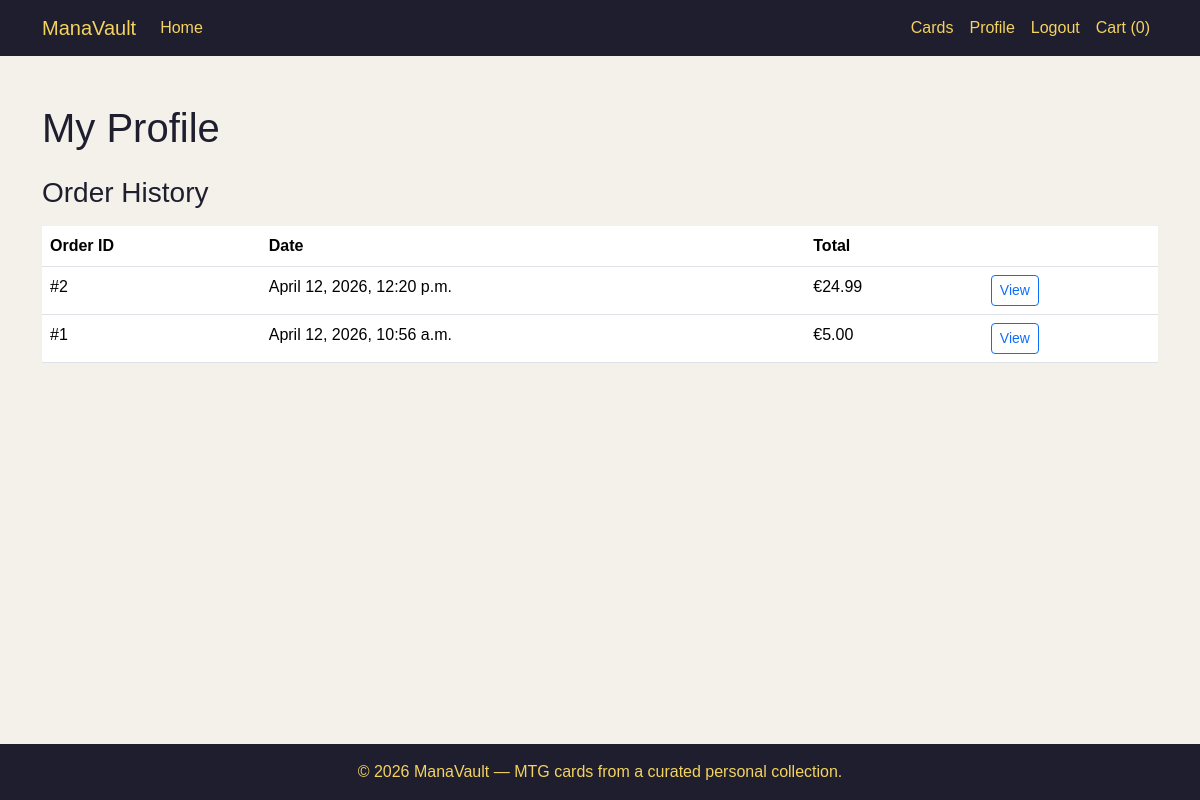
/profiles/ (signed in), run on an earlier commit of the app's database.
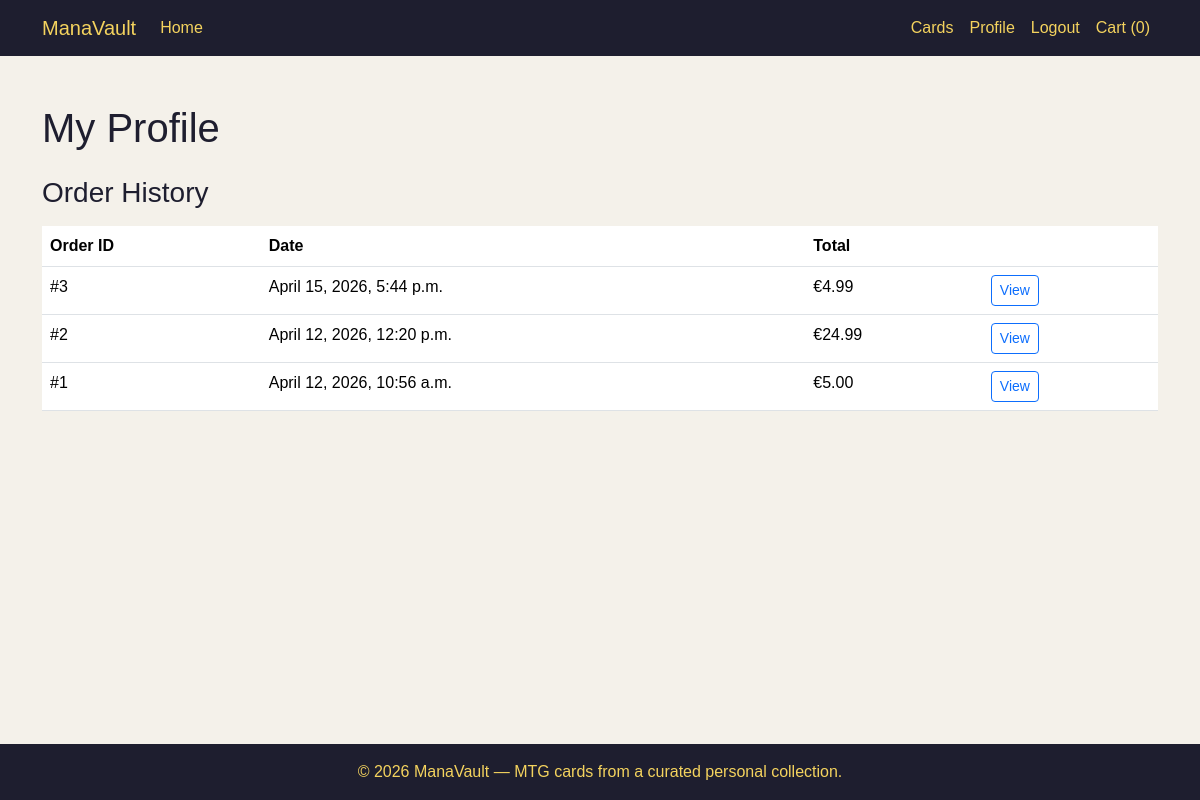
And on a later commit of the database.
### checkout/models.py (models this page shows, shortened)
class Order(models.Model):
    user = models.ForeignKey(User, on_delete=models.CASCADE, null=True, blank=True)
    full_name = models.CharField(max_length=50)
    email = models.EmailField()
    phone_number = models.CharField(max_length=20)
    country = models.CharField(max_length=40)
    postcode = models.CharField(max_length=20)
    town_or_city = models.CharField(max_length=40)
    street_address1 = models.CharField(max_length=80)
    street_address2 = models.CharField(max_length=80, blank=True)
    county = models.CharField(max_length=80, blank=True)
    date = models.DateTimeField(auto_now_add=True)
    order_total = models.DecimalField(max_digits=10, decimal_places=2, default=0)

### profiles/views.py (the view)
# urls.py: path('', profile, name='profile'),
@login_required
def profile(request):
    orders = Order.objects.filter(user=request.user).order_by('-date')
    return render(request, 'profiles/profile.html', {
        'orders': orders,
    })

### templates/profiles/profile.html (shortened to what this page needs)
{% extends 'base.html' %}
{% block content %}
<div class="py-4">
    <h1 class="mb-4">My Profile</h1>
    <h3 class="mb-3">Order History</h3>
    {% if orders %}
        <div class="table-responsive">
            <table class="table">
                <thead>
                    <tr>
                        <th>Order ID</th>
                        <th>Date</th>
                        <th>Total</th>
                        <th></th>
                    </tr>
                </thead>
                <tbody>
                    {% for order in orders %}
                        <tr>
                            <td>#{{ order.id }}</td>
                            <td>{{ order.date }}</td>
                            <td>€{{ order.order_total }}</td>
                            <td>
                                <a href="{% url 'order_detail' order.id %}" class="btn btn-sm btn-outline-primary">
                                    View
                                </a>
                            </td>
                        </tr>
                    {% endfor %}
                </tbody>
            </table>
        </div>
    {% else %}
        <p>You have no orders yet.</p>
    {% endif %}
</div>
{% endblock %}

What changed in the data, as far as the page shows it:
added Order: id "3", date "April 15, 2026, 5:44 p.m.", order_total "4.99"
